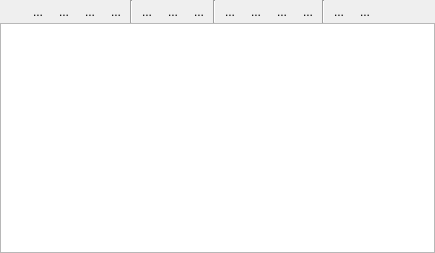
<?xml version="1.0" encoding="UTF-8"?>
<ui version="4.0">
 <class>Form</class>
 <widget class="QWidget" name="Form">
  <property name="geometry">
   <rect>
    <x>0</x>
    <y>0</y>
    <width>435</width>
    <height>253</height>
   </rect>
  </property>
  <property name="windowTitle">
   <string>Form</string>
  </property>
  <layout class="QGridLayout" name="gridLayout">
   <property name="margin">
    <number>0</number>
   </property>
   <property name="spacing">
    <number>0</number>
   </property>
   <item row="0" column="0">
    <layout class="QHBoxLayout" name="horizontalLayout">
     <property name="spacing">
      <number>2</number>
     </property>
     <item>
      <widget class="XPopupButton" name="uiFontBTN">
       <property name="toolTip">
        <string>Change Font Settings</string>
       </property>
       <property name="icon">
        <iconset>
         <normaloff>../../../resources/default/img/richtext/font.png</normaloff>../../../resources/default/img/richtext/font.png</iconset>
       </property>
       <property name="autoRaise">
        <bool>true</bool>
       </property>
      </widget>
     </item>
     <item>
      <widget class="QToolButton" name="uiBoldBTN">
       <property name="toolTip">
        <string>Toggle Bold</string>
       </property>
       <property name="text">
        <string>...</string>
       </property>
       <property name="icon">
        <iconset>
         <normaloff>../../../resources/default/img/richtext/bold.png</normaloff>../../../resources/default/img/richtext/bold.png</iconset>
       </property>
       <property name="checkable">
        <bool>true</bool>
       </property>
       <property name="autoRaise">
        <bool>true</bool>
       </property>
      </widget>
     </item>
     <item>
      <widget class="QToolButton" name="uiItalicBTN">
       <property name="toolTip">
        <string>Toggle Italics</string>
       </property>
       <property name="text">
        <string>...</string>
       </property>
       <property name="icon">
        <iconset>
         <normaloff>../../../resources/default/img/richtext/italic.png</normaloff>../../../resources/default/img/richtext/italic.png</iconset>
       </property>
       <property name="checkable">
        <bool>true</bool>
       </property>
       <property name="autoRaise">
        <bool>true</bool>
       </property>
      </widget>
     </item>
     <item>
      <widget class="QToolButton" name="uiUnderlineBTN">
       <property name="toolTip">
        <string>Toggle Underline</string>
       </property>
       <property name="text">
        <string>...</string>
       </property>
       <property name="icon">
        <iconset>
         <normaloff>../../../resources/default/img/richtext/underline.png</normaloff>../../../resources/default/img/richtext/underline.png</iconset>
       </property>
       <property name="checkable">
        <bool>true</bool>
       </property>
       <property name="autoRaise">
        <bool>true</bool>
       </property>
      </widget>
     </item>
     <item>
      <widget class="QToolButton" name="uiStrikeoutBTN">
       <property name="toolTip">
        <string>Toggle Strikeout</string>
       </property>
       <property name="text">
        <string>...</string>
       </property>
       <property name="icon">
        <iconset>
         <normaloff>../../../resources/default/img/richtext/strikethrough.png</normaloff>../../../resources/default/img/richtext/strikethrough.png</iconset>
       </property>
       <property name="checkable">
        <bool>true</bool>
       </property>
       <property name="autoRaise">
        <bool>true</bool>
       </property>
      </widget>
     </item>
     <item>
      <widget class="Line" name="line">
       <property name="orientation">
        <enum>Qt::Vertical</enum>
       </property>
      </widget>
     </item>
     <item>
      <widget class="QToolButton" name="uiUnorderedBTN">
       <property name="toolTip">
        <string>Toggle Unordered List</string>
       </property>
       <property name="text">
        <string>...</string>
       </property>
       <property name="icon">
        <iconset>
         <normaloff>../../../resources/default/img/richtext/list_unordered.png</normaloff>../../../resources/default/img/richtext/list_unordered.png</iconset>
       </property>
       <property name="autoRaise">
        <bool>true</bool>
       </property>
      </widget>
     </item>
     <item>
      <widget class="QToolButton" name="uiOrderedBTN">
       <property name="toolTip">
        <string>Toggle Ordered List</string>
       </property>
       <property name="text">
        <string>...</string>
       </property>
       <property name="icon">
        <iconset>
         <normaloff>../../../resources/default/img/richtext/list_ordered.png</normaloff>../../../resources/default/img/richtext/list_ordered.png</iconset>
       </property>
       <property name="autoRaise">
        <bool>true</bool>
       </property>
      </widget>
     </item>
     <item>
      <widget class="QToolButton" name="uiTableBTN">
       <property name="toolTip">
        <string>Toggle Ordered List</string>
       </property>
       <property name="text">
        <string>...</string>
       </property>
       <property name="icon">
        <iconset>
         <normaloff>../../../resources/default/img/richtext/table.png</normaloff>../../../resources/default/img/richtext/table.png</iconset>
       </property>
       <property name="autoRaise">
        <bool>true</bool>
       </property>
      </widget>
     </item>
     <item>
      <widget class="Line" name="line_2">
       <property name="orientation">
        <enum>Qt::Vertical</enum>
       </property>
      </widget>
     </item>
     <item>
      <widget class="QToolButton" name="uiAlignLeftBTN">
       <property name="toolTip">
        <string>Align Left</string>
       </property>
       <property name="text">
        <string>...</string>
       </property>
       <property name="icon">
        <iconset>
         <normaloff>../../../resources/default/img/richtext/left_align.png</normaloff>../../../resources/default/img/richtext/left_align.png</iconset>
       </property>
       <property name="checkable">
        <bool>true</bool>
       </property>
       <property name="autoRaise">
        <bool>true</bool>
       </property>
      </widget>
     </item>
     <item>
      <widget class="QToolButton" name="uiAlignCenterBTN">
       <property name="toolTip">
        <string>Align Center</string>
       </property>
       <property name="text">
        <string>...</string>
       </property>
       <property name="icon">
        <iconset>
         <normaloff>../../../resources/default/img/richtext/center_align.png</normaloff>../../../resources/default/img/richtext/center_align.png</iconset>
       </property>
       <property name="checkable">
        <bool>true</bool>
       </property>
       <property name="autoRaise">
        <bool>true</bool>
       </property>
      </widget>
     </item>
     <item>
      <widget class="QToolButton" name="uiAlignRightBTN">
       <property name="toolTip">
        <string>Align Right</string>
       </property>
       <property name="text">
        <string>...</string>
       </property>
       <property name="icon">
        <iconset>
         <normaloff>../../../resources/default/img/richtext/right_right.png</normaloff>../../../resources/default/img/richtext/right_right.png</iconset>
       </property>
       <property name="checkable">
        <bool>true</bool>
       </property>
       <property name="autoRaise">
        <bool>true</bool>
       </property>
      </widget>
     </item>
     <item>
      <widget class="QToolButton" name="uiAlignJustifyBTN">
       <property name="toolTip">
        <string>Align Right</string>
       </property>
       <property name="text">
        <string>...</string>
       </property>
       <property name="icon">
        <iconset>
         <normaloff>../../../resources/default/img/richtext/justify.png</normaloff>../../../resources/default/img/richtext/justify.png</iconset>
       </property>
       <property name="checkable">
        <bool>true</bool>
       </property>
       <property name="autoRaise">
        <bool>true</bool>
       </property>
      </widget>
     </item>
     <item>
      <widget class="Line" name="line_3">
       <property name="orientation">
        <enum>Qt::Vertical</enum>
       </property>
      </widget>
     </item>
     <item>
      <widget class="QToolButton" name="uiFontColorBTN">
       <property name="toolTip">
        <string>Font Color</string>
       </property>
       <property name="text">
        <string>...</string>
       </property>
       <property name="icon">
        <iconset>
         <normaloff>../../../resources/default/img/richtext/font_color.png</normaloff>../../../resources/default/img/richtext/font_color.png</iconset>
       </property>
       <property name="autoRaise">
        <bool>true</bool>
       </property>
      </widget>
     </item>
     <item>
      <widget class="QToolButton" name="uiBackgroundColorBTN">
       <property name="toolTip">
        <string>Background Color</string>
       </property>
       <property name="text">
        <string>...</string>
       </property>
       <property name="icon">
        <iconset>
         <normaloff>../../../resources/default/img/richtext/background_color.png</normaloff>../../../resources/default/img/richtext/background_color.png</iconset>
       </property>
       <property name="autoRaise">
        <bool>true</bool>
       </property>
      </widget>
     </item>
     <item>
      <spacer name="horizontalSpacer">
       <property name="orientation">
        <enum>Qt::Horizontal</enum>
       </property>
       <property name="sizeHint" stdset="0">
        <size>
         <width>40</width>
         <height>20</height>
        </size>
       </property>
      </spacer>
     </item>
    </layout>
   </item>
   <item row="2" column="0">
    <widget class="XFindWidget" name="uiFindWGT"/>
   </item>
   <item row="1" column="0">
    <widget class="XTextEdit" name="uiEditTXT"/>
   </item>
  </layout>
 </widget>
 <customwidgets>
  <customwidget>
   <class>XFindWidget</class>
   <extends>QWidget</extends>
   <header>projexui.widgets.xfindwidget</header>
  </customwidget>
  <customwidget>
   <class>XPopupButton</class>
   <extends>QToolButton</extends>
   <header>projexui.widgets.xpopupbutton</header>
  </customwidget>
  <customwidget>
   <class>XTextEdit</class>
   <extends>QTextEdit</extends>
   <header>projexui.widgets.xtextedit</header>
  </customwidget>
 </customwidgets>
 <resources/>
 <connections/>
</ui>
